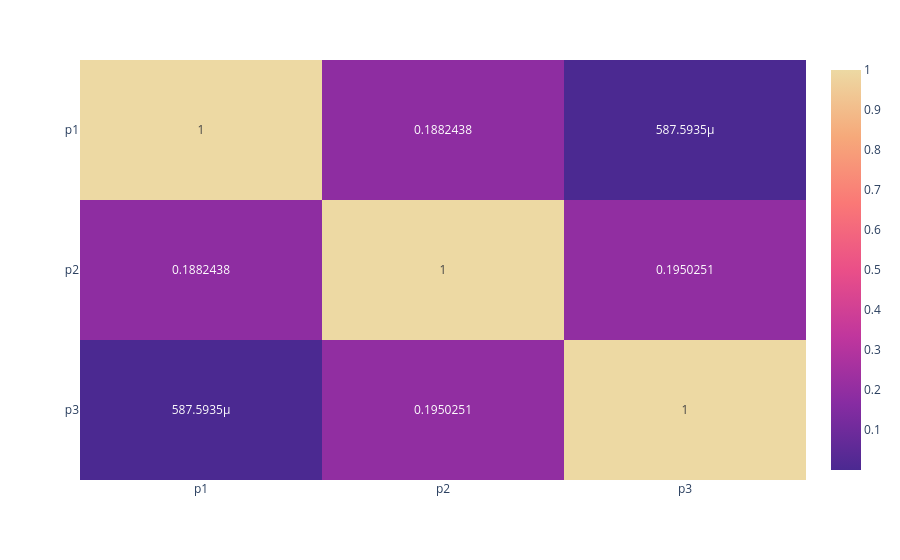

Notebook cell for this chart:
### Code cell
fig_corr

### Figure 1 — Plotly figure (JSON) as saved in the notebook; plotly's stock layout.template omitted (floating-point values rounded to 4 significant figures)
{"data": [{"coloraxis": "coloraxis", "hovertemplate": "x: %{x}<br>y: %{y}<br>color: %{z}<extra></extra>", "name": "0", "texttemplate": "%{z}", "type": "heatmap", "x": ["p1", "p2", "p3"], "xaxis": "x", "y": ["p1", "p2", "p3"], "yaxis": "y", "z": [[1.0, 0.1882, 0.0005876], [0.1882, 1.0, 0.195], [0.0005876, 0.195, 1.0]]}], "layout": {"coloraxis": {"colorscale": [[0, "rgb(75, 41, 145)"], [0.1667, "rgb(135, 44, 162)"], [0.3333, "rgb(192, 54, 157)"], [0.5, "rgb(234, 79, 136)"], [0.6667, "rgb(250, 120, 118)"], [0.8333, "rgb(246, 169, 122)"], [1, "rgb(237, 217, 163)"]]}, "margin": {"t": 60}, "xaxis": {"anchor": "y", "domain": [0, 1]}, "yaxis": {"anchor": "x", "autorange": "reversed", "domain": [0, 1]}}}
